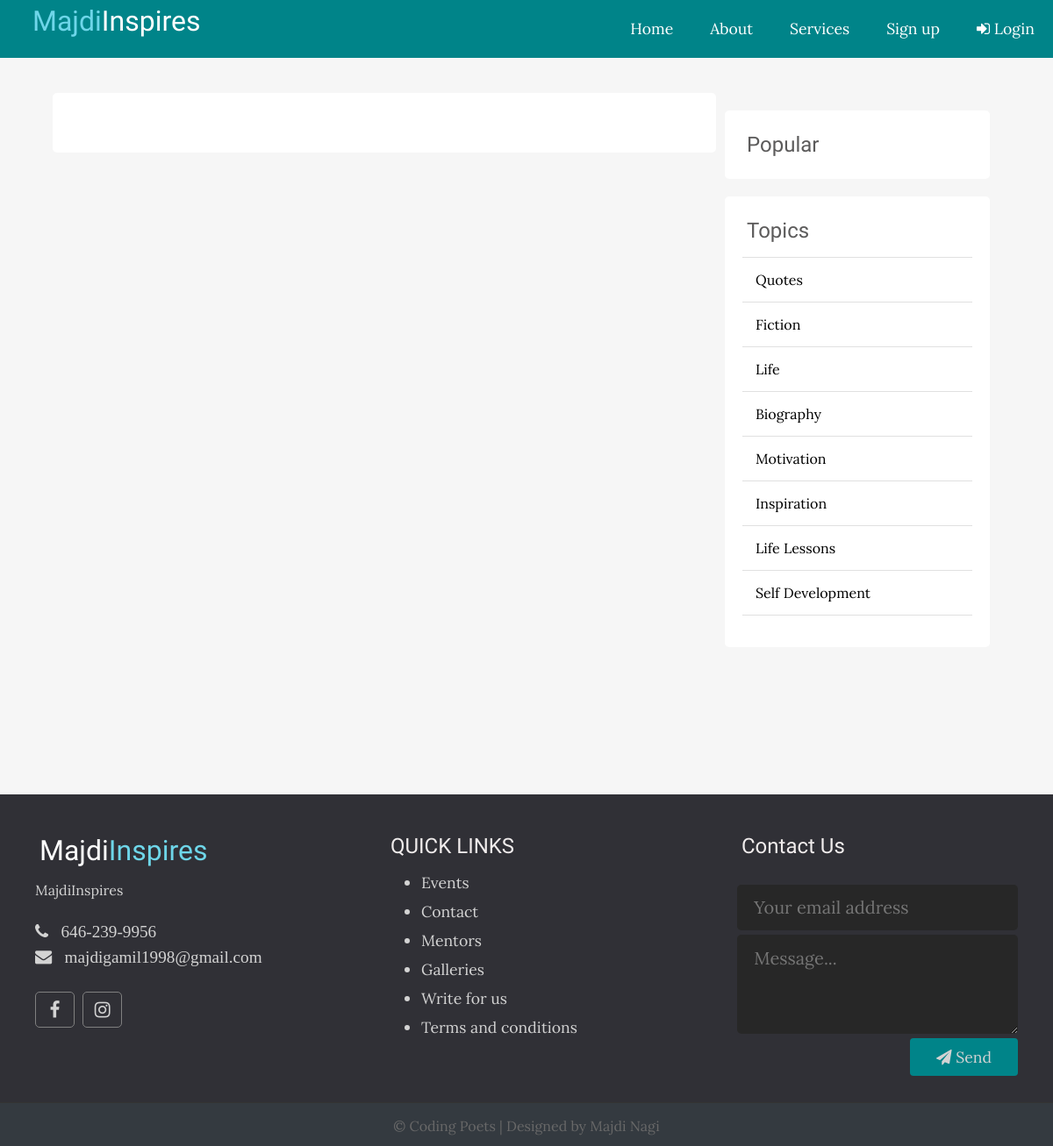
The page /single.php on the database its author committed.
### tables this page shows
CREATE TABLE `topics` (
  `id` int(11) NOT NULL AUTO_INCREMENT,
  `name` varchar(100) NOT NULL,
  `description` text NOT NULL,
  PRIMARY KEY (`id`),
  UNIQUE KEY `name` (`name`)
);

### app/database/db.php (called while the page is built, shortened)
<?php
require('connect.php');
function executeQuery ($sql , $data){
	global $conn;
	$stmt=$conn->prepare($sql);
	$values = array_values($data);
	$types = str_repeat('s', count($values));
	$stmt->bind_param($types, ...$values);
	$stmt->execute();
	return $stmt;
}
function selectAll($table , $conditions= []){
	global $conn;
	$sql = "SELECT * FROM $table";
	if (empty($conditions)) {
		$stmt = $conn->prepare($sql);
		$stmt->execute();
		$records = $stmt->get_result()->fetch_all(MYSQLI_ASSOC);
		return $records;
	} else {
		$i = 0;
		foreach ($conditions as $key => $value) {
			if ($i===0) {
				$sql = $sql . " WHERE $key = ?";
			} else {
				$sql = $sql . " AND $key = ?";
			}
			$i++;
		}
		$stmt = executeQuery($sql, $conditions);
		$records = $stmt->get_result()->fetch_all(MYSQLI_ASSOC);
		return $records;
	}
}

### app/controllers/posts.php (called while the page is built, shortened)
<?php
include(ROOT_PATH ."/app/database/db.php");
$topics =  selectAll('topics');

### single.php (the view, shortened to what this page needs)
<?php include("path.php");
include(ROOT_PATH ."/app/controllers/posts.php");
$topics = selectAll('topics');
?>
<!DOCTYPE html>
<html lang="en">
<head>
  <link rel="stylesheet" href="https://cdnjs.cloudflare.com/ajax/libs/font-awesome/4.7.0/css/font-awesome.min.css" />
  <link rel="stylesheet" href="assets/css/style.css">
</head>
<body>
<?php include(ROOT_PATH . "/app/includes/header.php"); ?>
  <div class="page-wrapper">
    <div class="content clearfix">
      <div class="page-content single">
        <br>
      </div>
      <div class="sidebar single">
        <div class="section popular">
          <h2>Popular</h2>
        </div>
        <div class="section topics">
          <h2>Topics</h2>
          <ul>
          <?php foreach ($topics as $topic): ?>
            <li> <a href = "<?php echo BASE_URL . '/index.php?t_id=' . $topic['id'] . '&name=' . $topic['name'] ?>"> <?php echo $topic['name']; ?></a> </li>
          <?php endforeach;?>
          </ul>
        </div>
      </div>
    </div>
  </div>
    <?php include(ROOT_PATH . "/app/includes/footer.php"); ?>
</body>
</html>

### assets/css/style.css (style rules this page uses)
html, body { padding: 0px; margin: 0px; font-family: 'Lora', serif; height: 100%; background: #f6f6f6; }
a { text-decoration: none; color: inherit; }
.logo-text, h1, h2, h3, h4, h5, h6 { font-family: 'Candal', sans-serif; margin: 5px; color: #5c5b5b; font-weight: normal; }
.clearfix::after { content: ''; display: block; clear: both; }
.page-wrapper { min-height: 100%; margin-bottom: 50px; }
.content { width: 90%; margin: 40px auto 140px; }
.content .page-content { width: 70%; margin: 0px auto; float: left; }
.content .page-content.single { margin-right: 10px; background: white; padding: 20px 50px; box-sizing: border-box; font-size: 1.1em; border-radius: 5px; }
.content .sidebar { width: 28%; float: left; margin: 78px auto; }
.content .sidebar.single { margin: 0px auto; }
.content .sidebar .section { background: #ffffff; margin-top: 20px; border-radius: 5px; padding: 20px; }
.content .sidebar .section.topics ul { list-style-type: none; padding: 0px; border-bottom: 1px solid #e0e0e0; }
.content .sidebar .section.topics ul a { display: block; padding: 15px; border-top: 1px solid #e0e0e0; transition: all .3s; }

### rows shown on the page
topics: name "Quotes"
topics: name "Fiction"
topics: name "Life"
topics: name "Biography"
topics: name "Motivation"
topics: name "Inspiration"
topics: name "Life Lessons"
topics: name "Self Development"
